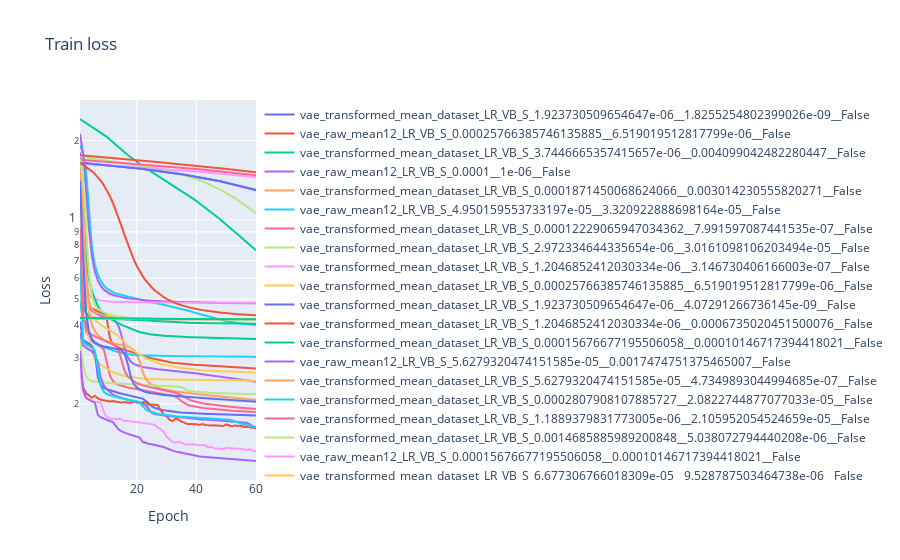
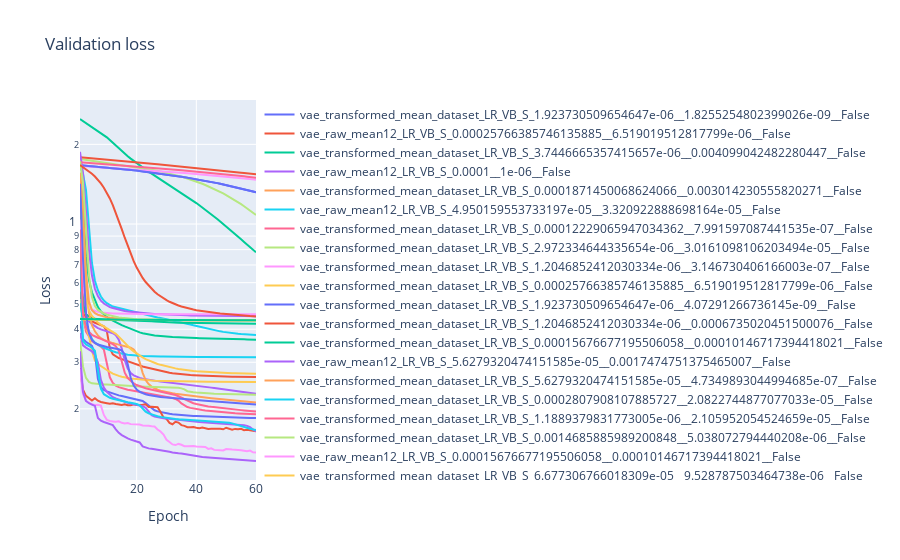

The code cell stored with these charts, in order, in its notebook:
### Code cell
train_layout = go.Layout(
    title='Train loss',
    xaxis_title='Epoch',
    yaxis_title='Loss',
    yaxis=dict(
        type='log'
    ),
)
fig = go.Figure(data=train_traces, layout=train_layout)
iplot(fig)

validation_layout = go.Layout(
    title='Validation loss',
    xaxis_title='Epoch',
    yaxis_title='Loss',
    yaxis=dict(
        type='log'
    ),
)
fig = go.Figure(data=validation_traces, layout=validation_layout)
iplot(fig)
